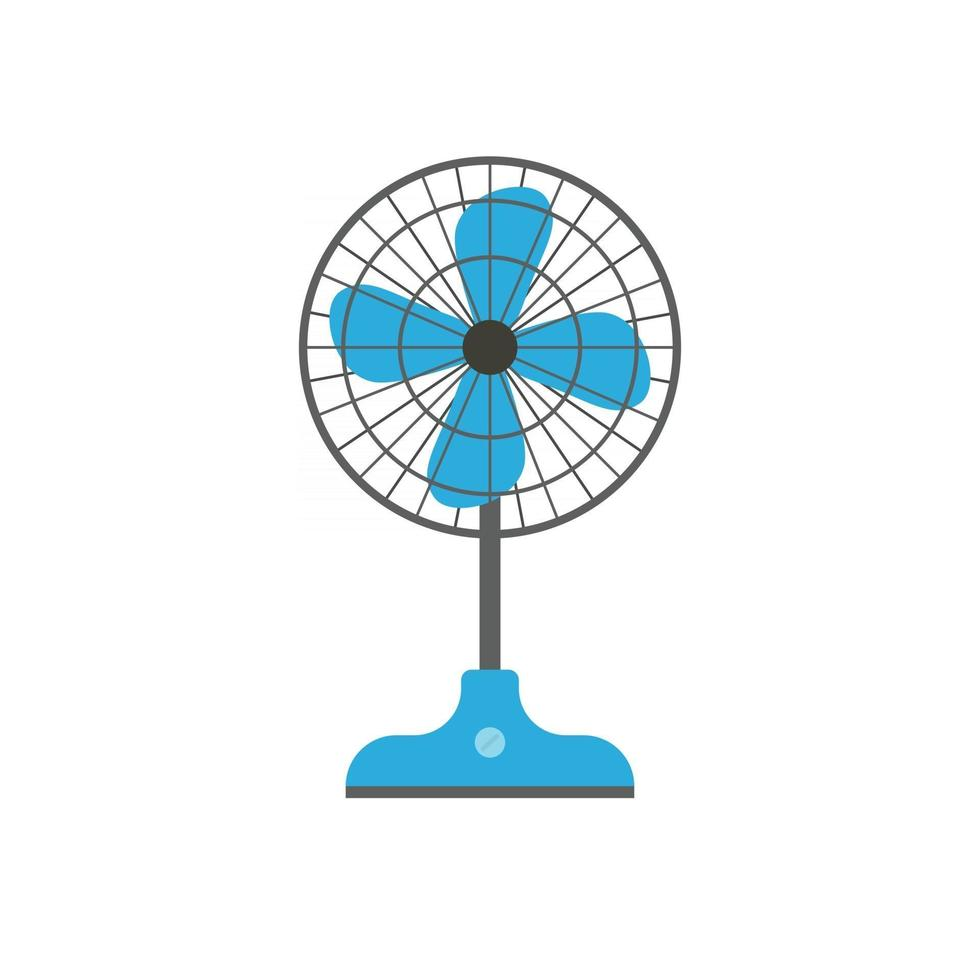
#> input picture img-original-0096/img-ventiladorr-0096.jpg, 980 x 980 px
$ python codigo-va-0096.py
#> lines starting #> are read from the running program, lines starting #| are printed output that depends on the picture; after the words box and inside, x2 and y2 are one past the last pixel; in counts of white or black regions, pixels touching at a corner belong together
# Samuel Martinez NC 0096

import cv2
from pathlib import Path

# 1. Definir las rutas de trabajo (subiendo un solo nivel con .parent)
carpeta_script = Path(__file__).resolve().parent
carpeta_proyecto = carpeta_script.parent

ruta_original = (
    carpeta_proyecto
    / "img-original-0096"
    / "img-ventiladorr-0096.jpg"
)

carpeta_resultados = (
    carpeta_proyecto / "resultados-img-0096"
)

# Crear la carpeta de resultados si no existe
carpeta_resultados.mkdir(parents=True, exist_ok=True)

# 2. Leer la imagen original con imread
img0096 = cv2.imread(str(ruta_original))
#> img0096 is the input picture: shape (980, 980, 3); mean B, G, R 246.8, 244.2, 237.3

# Comprobar que la imagen se haya leído correctamente
if img0096 is None:
    raise FileNotFoundError(
        f"No se pudo leer la imagen: {ruta_original}"
    )

# 3. Rotar la imagen 90 grados en sentido horario
img90_0096 = cv2.rotate(
    img0096, cv2.ROTATE_90_CLOCKWISE
)
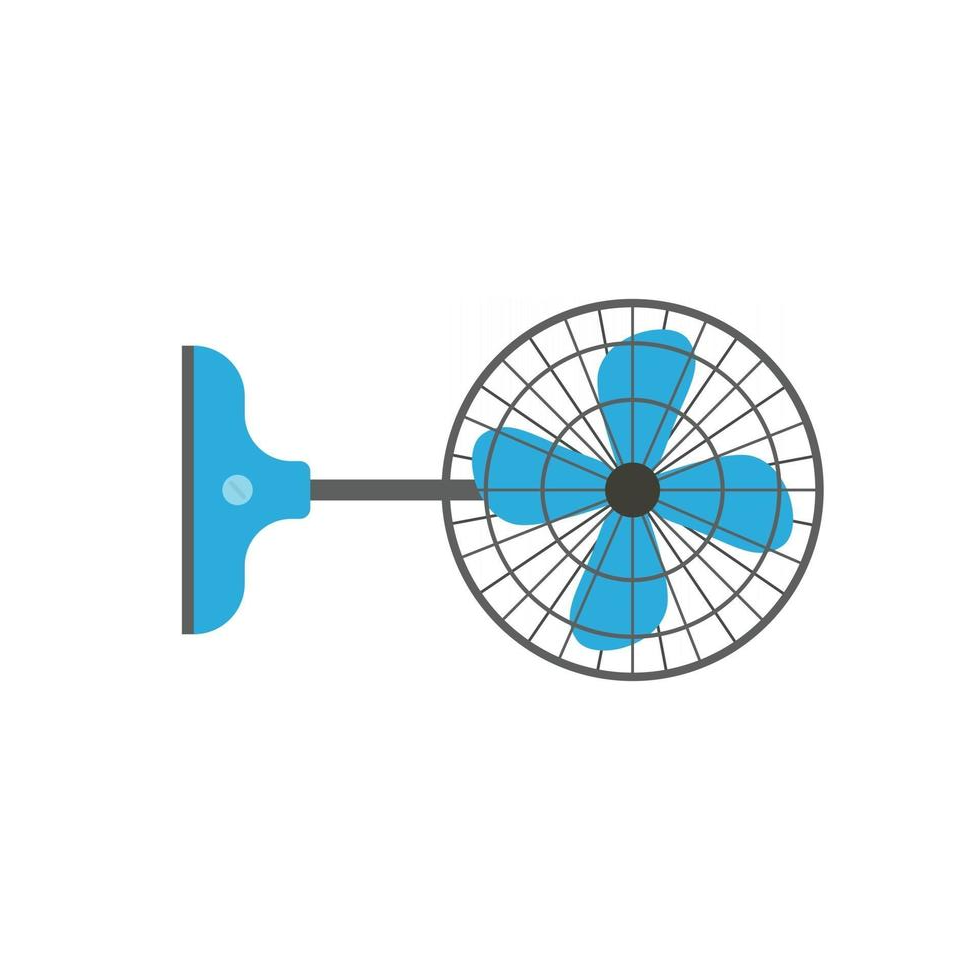
#> img90_0096: shape (980, 980, 3); mean B, G, R 246.8, 244.2, 237.3

# 4. Rotar la imagen 45 grados
alto, ancho = img0096.shape[:2]
#> alto = 980; ancho = 980

centro = (ancho // 2, alto // 2)
#> centro = (490, 490)

matriz_rotacion = cv2.getRotationMatrix2D(
    centro, 45, 1.0
)

img45_0096 = cv2.warpAffine(
    img0096,
    matriz_rotacion,
    (ancho, alto)
)
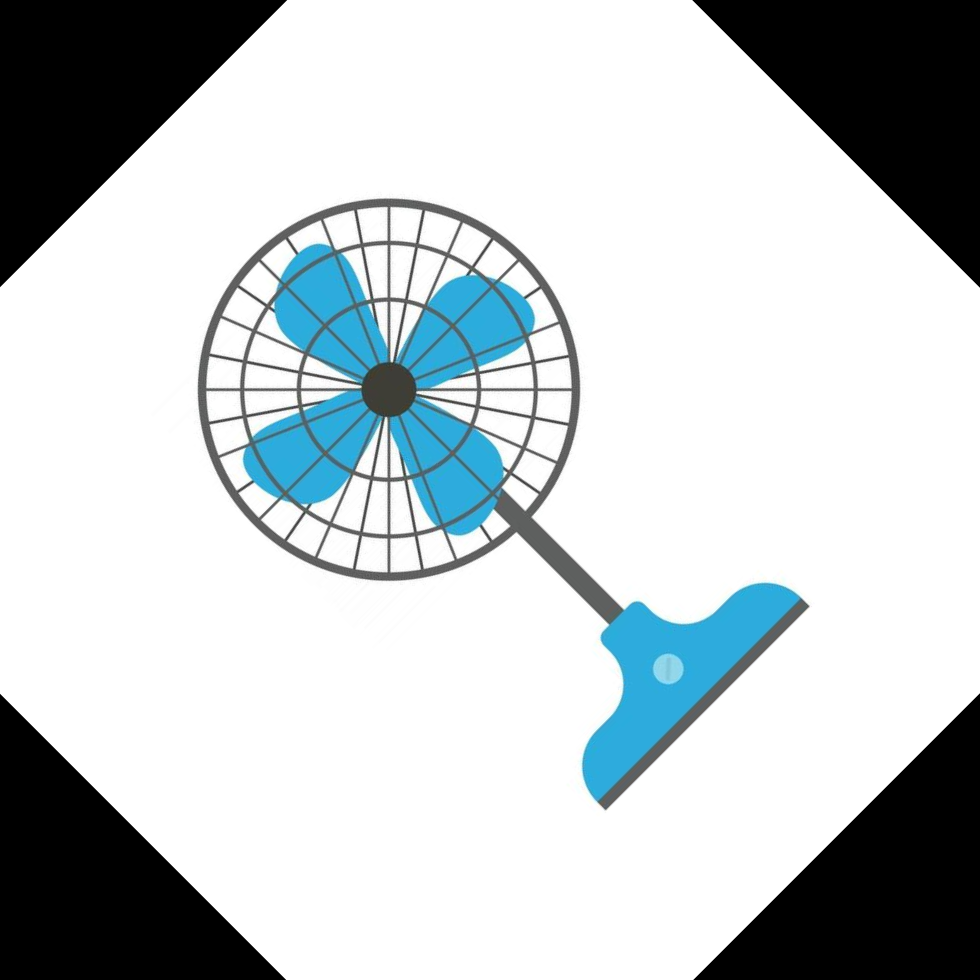
#> img45_0096: shape (980, 980, 3); mean B, G, R 203, 200.5, 193.6

# 5. Redimensionar a 600 píxeles de ancho y 500 píxeles de alto
img600x500_0096 = cv2.resize(
    img0096, (600, 500)
)
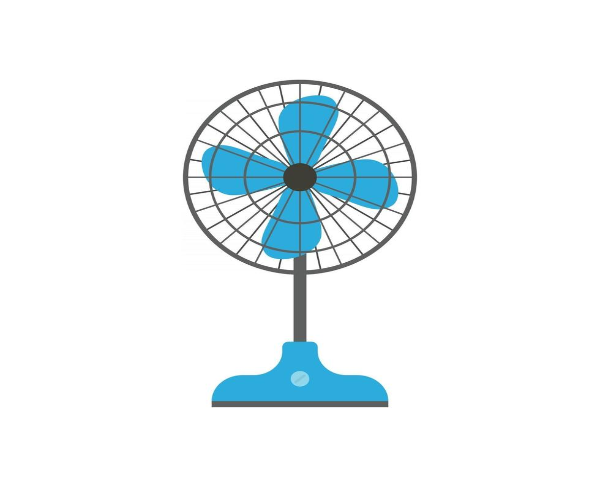
#> img600x500_0096: shape (500, 600, 3); mean B, G, R 246.8, 244.2, 237.3

# 6. Dibujar un rectángulo rojo de 100 x 200 píxeles sobre una copia de la imagen original
img_rojo_0096 = img0096.copy()

x1, y1 = 50, 50
x2, y2 = x1 + 100, y1 + 200

cv2.rectangle(
    img_rojo_0096,
    (x1, y1),
    (x2, y2),
    (0, 0, 255),
    3
)
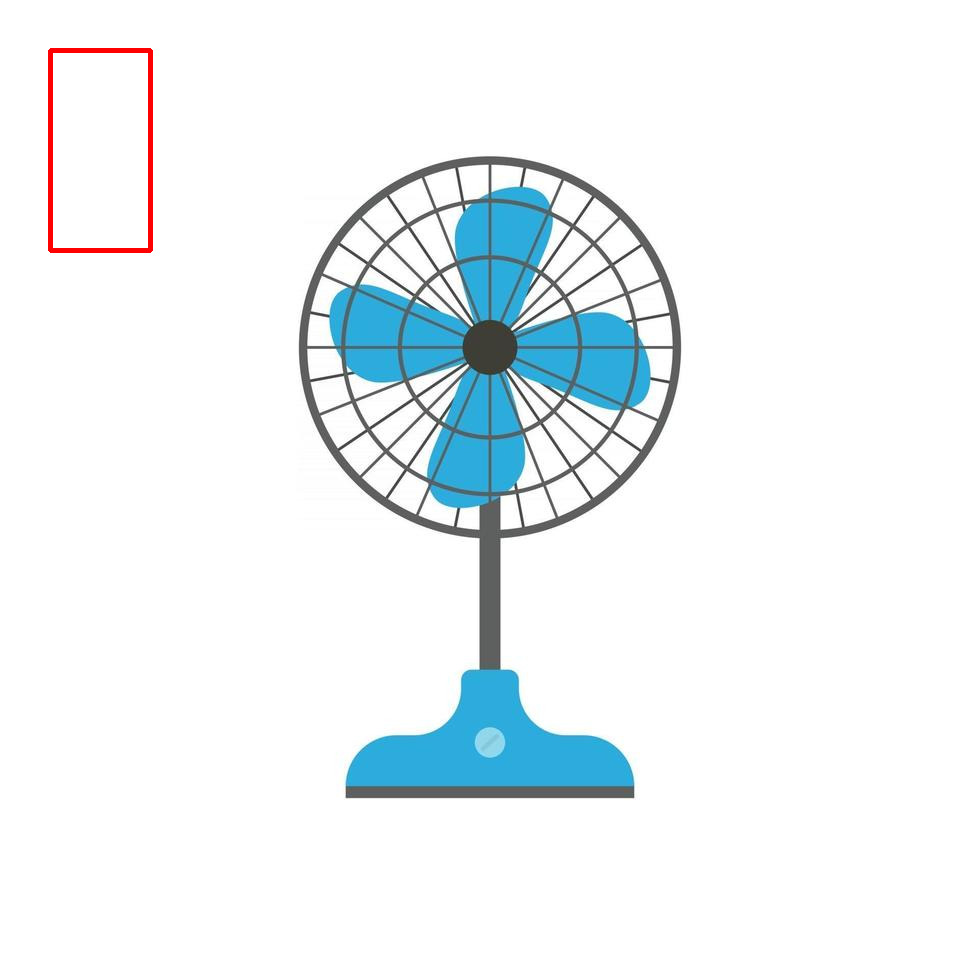
#> img_rojo_0096: shape (980, 980, 3); 0.31% of pixels changed, all inside (x1, y1, x2, y2) = (48, 48, 153, 253)

# 7. Mostrar las cinco imágenes con sus títulos
cv2.imshow("ventilador original 0096", img0096)

cv2.imshow("ventilador 90 0096", img90_0096)

cv2.imshow("ventilador 45 0096", img45_0096)

cv2.imshow(
    "ventilador 600x500 0096",
    img600x500_0096
)

cv2.imshow("ventilador rojo 0096", img_rojo_0096)

# 8. Guardar las cuatro imágenes procesadas
cv2.imwrite(
    str(carpeta_resultados / "img-ventilador1-0096.jpg"),
    img90_0096
)

cv2.imwrite(
    str(carpeta_resultados / "img-ventilador2-0096.jpg"),
    img45_0096
)

cv2.imwrite(
    str(carpeta_resultados / "img-ventilador3-0096.jpg"),
    img600x500_0096
)

cv2.imwrite(
    str(carpeta_resultados / "img-ventilador4-0096.jpg"),
    img_rojo_0096
)

# 9. Esperar una tecla y cerrar las ventanas
print("Imágenes procesadas y guardadas.")
print("Presiona una tecla en las ventanas para finalizar.")

cv2.waitKey(0)
cv2.destroyAllWindows()

print("Samuel Martinez NC 0096")
